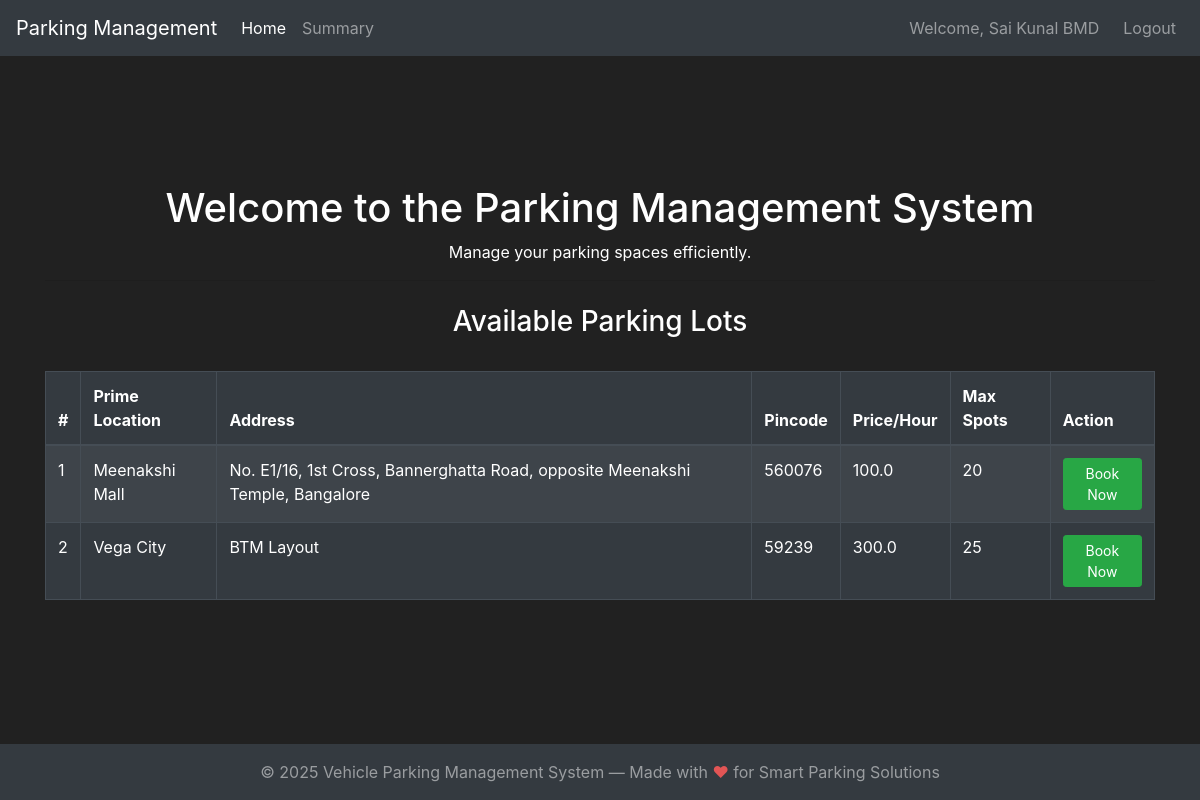
Screenshot of / (signed in) with the database file from the repository.
### parkingManagement/modals.py (models this page shows, shortened)
class User(db.Model, UserMixin):
    id = db.Column(db.Integer(), primary_key=True)
    username = db.Column(db.String(length=30), nullable=False, unique=True)
    password_hash = db.Column(db.String(length=128), nullable=False)
    emailId = db.Column(db.String(length=50), nullable=False, unique=True)
    name = db.Column(db.String(length=50), nullable=False)
    address = db.Column(db.String(length=100), nullable=False)
    pincode = db.Column(db.String(length=10), nullable=False)
    @property
    def password(self):
        raise AttributeError('Password is not a readable attribute.')

class ParkingLot(db.Model):
    id = db.Column(db.Integer(), primary_key=True)
    prime_location = db.Column(db.String(length=100), nullable=False)
    address = db.Column(db.String(length=100), nullable=False)
    pincode = db.Column(db.String(length=10), nullable=False)
    price_per_hour = db.Column(db.Float(), nullable=False)
    max_spots = db.Column(db.Integer(), nullable=False)
    revenue_per_lot = db.Column(db.Float(), nullable=False)

### parkingManagement/controllers.py (the view)
@app.route('/')
def home_page():
    if not current_user.is_authenticated:
        return render_template('public_home.html', active_page='home')
    parking_lots = ParkingLot.query.all()
    booking_form = BookingForm()
    user_history = []
    allocated_spot = session.pop('allocated_spot', None)
    allocated_lot = session.pop('allocated_lot', None)
    if current_user.is_authenticated:
        user_history = Booking.query.filter_by(user_id=current_user.id).order_by(Booking.entry_time.desc()).all()
    return render_template(
        'home.html',
        active_page='home',
        parking_lots=parking_lots,
        booking_form=booking_form,
        user_history=user_history,
        allocated_spot=allocated_spot,
        allocated_lot=allocated_lot
    )

### parkingManagement/modals.py (called while the page is built)
@login_manager.user_loader
def load_user(user_id):
    return User.query.get(int(user_id))

### parkingManagement/templates/home.html (shortened to what this page needs)
{% extends 'base.html' %}
{% block content %}
    <div class="container mt-5">
        <h1 class="text-center">Welcome to the Parking Management System</h1>
        <p class="text-center">Manage your parking spaces efficiently.</p>
        <hr>
        <h3 class="text-center mt-4 mb-3">Available Parking Lots</h3>
        <div class="table-responsive">
            <table class="table table-dark table-striped table-bordered mt-3">
                <thead>
                    <tr>
                        <th>#</th>
                        <th>Prime Location</th>
                        <th>Address</th>
                        <th>Pincode</th>
                        <th>Price/Hour</th>
                        <th>Max Spots</th>
                        <th>Action</th>
                    </tr>
                </thead>
                <tbody>
                    {% for lot in parking_lots %}
                    <tr>
                        <td>{{ loop.index }}</td>
                        <td>{{ lot.prime_location }}</td>
                        <td>{{ lot.address }}</td>
                        <td>{{ lot.pincode }}</td>
                        <td>{{ lot.price_per_hour }}</td>
                        <td>{{ lot.max_spots }}</td>
                        <td>
                            <button type="button" class="btn btn-success btn-sm book-now-button" data-toggle="modal" data-target="#bookModal" data-lot-id="{{ lot.id }}" data-lot-location="{{ lot.prime_location }}">Book Now</button>
                        </td>
                    </tr>
                    {% else %}
                    <tr>
                        <td colspan="7" class="text-center">No parking lots available.</td>
                    </tr>
                    {% endfor %}
                </tbody>
            </table>
        </div>
    </div>
{% endblock %}

### parkingManagement/templates/base.html (shortened to what this page needs)
<!DOCTYPE html>
<html lang="en">
<head>
        <link rel="stylesheet" href="https://cdn.jsdelivr.net/npm/bootstrap@4.5.3/dist/css/bootstrap.min.css">
</head>
<body>
    <nav class="navbar navbar-expand-md navbar-dark bg-dark">
        <a class="navbar-brand ps-4" href="{% if session.get('admin_logged_in') %}{{ url_for('admin_home_page') }}{% else %}{{ url_for('home_page') }}{% endif %}">Parking Management</a>
        <div class="collapse navbar-collapse" id="navbarNav">
            <ul class="navbar-nav mr-auto">
                <li class="nav-item {% if active_page == 'home' or active_page == 'admin_home' %}active{% endif %}">
                    <a class="nav-link" href="{% if session.get('admin_logged_in') %}{{ url_for('admin_home_page') }}{% else %}{{ url_for('home_page') }}{% endif %}">Home</a>
                </li>
                {% if session.get('admin_logged_in') %}
                <li class="nav-item {% if active_page == 'users' %}active{% endif %}">
                    <a class="nav-link" href="{{ url_for('admin_users_page') }}">User</a>
                </li>
                <li class="nav-item {% if active_page == 'summary' %}active{% endif %}">
                    <a class="nav-link" href="{{ url_for('admin_user_summary') }}">Summary</a>
                </li>
                {% elif current_user.is_authenticated %}
                <li class="nav-item {% if request.endpoint == 'user_summary' %}active{% endif %}">
                    <a class="nav-link" href="{{ url_for('user_summary') }}">Summary</a>
                </li>
                {% endif %}
            </ul>
            <ul class="navbar-nav ml-auto">
                {% if session.get('admin_logged_in') %}
                <li class="nav-item">
                    <span class="navbar-text mr-3">Welcome, Master</span>
                </li>
                <li class="nav-item">
                    <a class="nav-link" href="{{ url_for('logout_page') }}">Logout</a>
                </li>
                {% elif current_user.is_authenticated %}
                <li class="nav-item">
                    <span class="navbar-text mr-3">Welcome, {{ current_user.name }}</span>
                </li>
                <li class="nav-item">
                    <a class="nav-link" href="{{ url_for('logout_page') }}">Logout</a>
                </li>
                {% endif %}
            </ul>
        </div>
    </nav>
    {% block content %}
    {% endblock %}
    <footer class="footer mt-5 py-3 bg-dark text-white-50">
        <div class="container text-center">
            <span>&copy; 2025 Vehicle Parking Management System &mdash; Made with <span style="color: #e25555;">&#10084;</span> for Smart Parking Solutions</span>
        </div>
    </footer>
</body>
</html>

### parkingManagement/templates/base.html (style rules this page uses)
body { background-color: #212121; color: white; min-height: 100vh; display: flex; flex-direction: column; justify-content: space-between; }
.footer { margin-top: auto; }

### rows the page displays
User: name "Sai Kunal BMD"
ParkingLot: prime_location "Meenakshi Mall", address "No. E1/16, 1st Cross, Bannerghatta Road, opposite Meenakshi Temple, Bangalore", pincode "560076", price_per_hour "100.0", max_spots "20"
ParkingLot: prime_location "Vega City", address "BTM Layout", pincode "59239", price_per_hour "300.0", max_spots "25"
